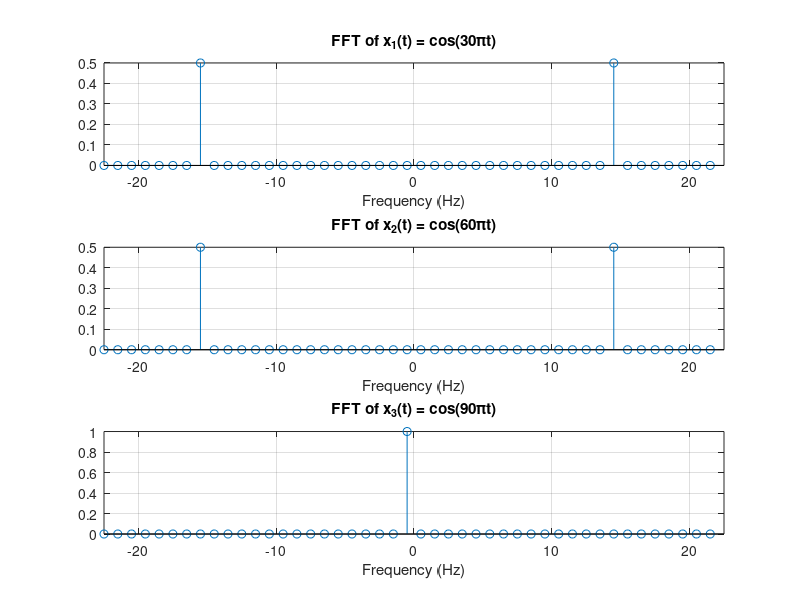

The MATLAB script that drew this image:
% omega_s=100*pi;
omega_s=90*pi;
fs = omega_s/(2*pi);   % Sampling frequency (Hz)
T = 1/fs;              % Sampling period
t = 0:T:1-T;           % Time vector (1 second duration)
N = length(t);         % Number of samples

% x1 = cos(25 * pi * t); % 12.5 Hz signal (25π rad/s)
% x2 = cos(50 * pi * t); % 25 Hz signal (50π rad/s)
% x3 = cos(75 * pi * t); % 37.5 Hz signal (75π rad/s)

x1 = cos(30 * pi * t); % 12.5 Hz signal (25π rad/s)
x2 = cos(60 * pi * t); % 25 Hz signal (50π rad/s)
x3 = cos(90 * pi * t); % 37.5 Hz signal (75π rad/s)

% Compute FFT
f = (-N/2:N/2-1) * fs/N; % Frequency axis

X1 = fftshift(fft(x1));  % FFT of x1(t)
X2 = fftshift(fft(x2));  % FFT of x2(t)
X3 = fftshift(fft(x3));  % FFT of x3(t)

% Normalize magnitudes
X1_mag = abs(X1)/N;
X2_mag = abs(X2)/N;
X3_mag = abs(X3)/N;

figure;

subplot(3,1,1);
stem(f, X1_mag);
% title('FFT of x_1(t) = cos(25πt)');
title('FFT of x_1(t) = cos(30πt)');
xlabel('Frequency (Hz)');
xlim([-fs/2, fs/2]);
grid on;

subplot(3,1,2);
stem(f, X2_mag);
% title('FFT of x_2(t) = cos(50πt)');
title('FFT of x_2(t) = cos(60πt)');
xlabel('Frequency (Hz)');
xlim([-fs/2, fs/2]);
grid on;

subplot(3,1,3);
stem(f, X3_mag);
% title('FFT of x_3(t) = cos(75πt)');
title('FFT of x_3(t) = cos(90πt)');
xlabel('Frequency (Hz)');
xlim([-fs/2, fs/2]);
grid on;
